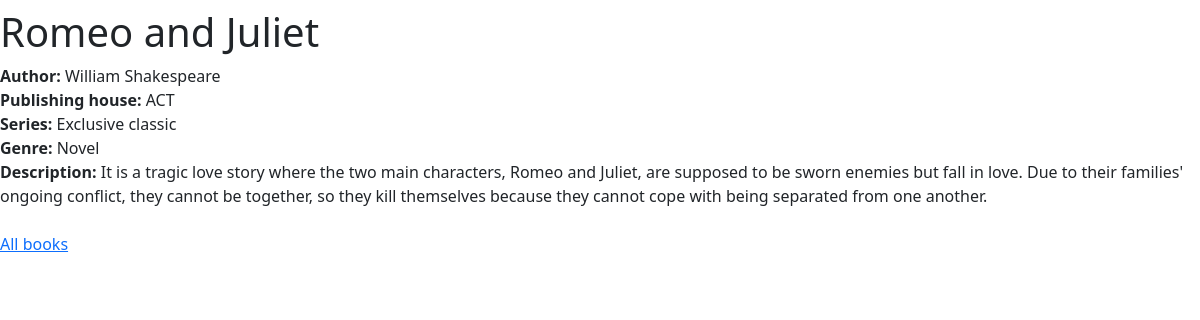
Screenshot of /book/1/ with the database file from the repository.
### rosters/models.py (models this page shows, shortened)
class Book(models.Model):
    name = models.CharField(
        verbose_name = "Book's name",
        max_length = 30,
    )
    description = models.TextField(
        verbose_name = "Book's description",
        blank = True,
        null = True
    )
    genre = models.ForeignKey(
        'rosters.Genre',
        on_delete=models.PROTECT,
        verbose_name="Genre",
        related_name="genres"
    )
    publishing = models.ForeignKey(
        'rosters.Publ_house',
        on_delete=models.PROTECT,
        verbose_name="Publishing",
        related_name="publishing"
    )
    author = models.ForeignKey(
        'rosters.Author',
        on_delete=models.PROTECT,
        verbose_name="Author",
        related_name="authors"
    )
    series = models.ForeignKey(
        'rosters.Series',
        on_delete=models.PROTECT,
        verbose_name="Series",
        related_name="series"
    )

class Author(models.Model):
    name = models.CharField(
        verbose_name = "Author's name",
        max_length = 30,
    )
    description = models.TextField(
        verbose_name = "Author's description",
        blank = True,
        null = True
    )
    def __str__(self) -> str:
        return self.name

class Publ_house(models.Model):
    name = models.CharField(
        verbose_name = "Publ_house name",
        max_length = 30,
    )

class Series(models.Model):
    name = models.CharField(
        verbose_name = "Series name",
        max_length = 30,
    )
    description = models.TextField(
        verbose_name = "Series description",
        blank = True,
        null = True
    )
    def __str__(self) -> str:
        return self.name

class Genre(models.Model):
    name = models.CharField(
        verbose_name = "Genre name",
        max_length = 30,
    )
    description = models.TextField(
        verbose_name = "Genre description",
        blank = True,
        null = True
    )
    def __str__(self) -> str:
        return self.name

### rosters/views.py (the view)
# urls.py: path('book/<int:pk>/', views.BookDetailView.as_view(), name="book-det"),
class BookDetailView(generic.DetailView):
    template_name = 'rosters/book_view.html'
    model=models.Book
    def get_context_data(self, *args, **kwargs):
        context = super().get_context_data(*args, **kwargs)
        context['today'] = datetime.now().date
        q = models.Book.objects.get(pk = self.object.pk)
        return context

### rosters/templates/rosters/book_view.html (shortened to what this page needs)
{% extends 'base.html' %}
{% block body %}
<h1>{{object.name}}</h1>
<b>Author:</b> {{ object.author  }}<br>
<b>Publishing house:</b> {{ object.publishing.name  }}<br>
<b>Series:</b> {{ object.series  }}<br>
<b>Genre:</b> {{ object.genre  }}<br>
<b>Description:</b> {{ object.description  }}<br>
<br>
<a href="/book_list/">All books</a>
{% endblock body %}

### rows the page displays
Book: name "Romeo and Juliet", author "William Shakespeare", publishing.name "ACT", series "Exclusive classic", genre "Novel", description "It is a tragic love story where the two main characters, Romeo and Juliet, are supposed to be sworn enemies but fall in love. Due to their families' ongoing conflict, they cannot be together, so they kill themselves because they cannot cope with being separated from one another."
